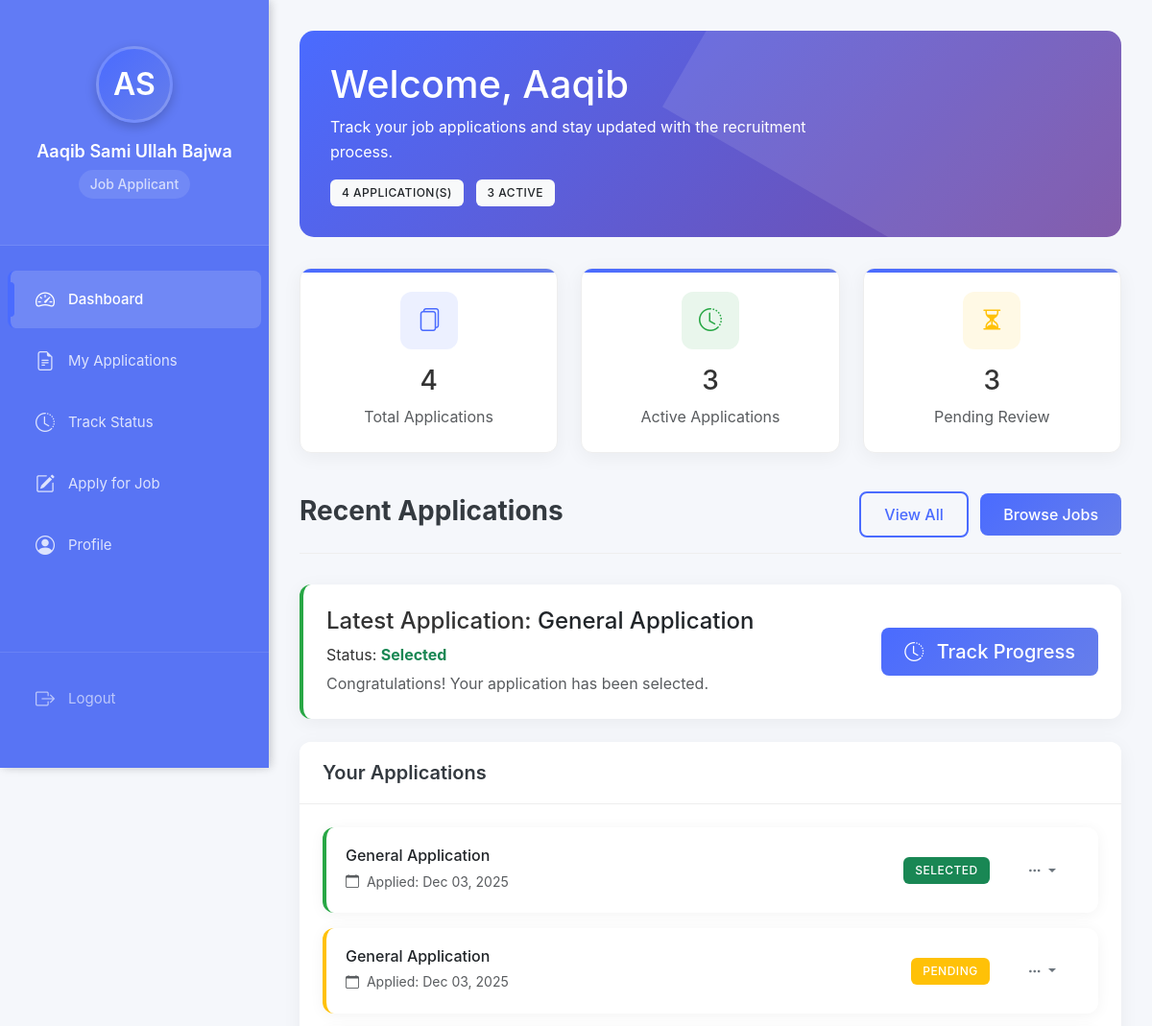
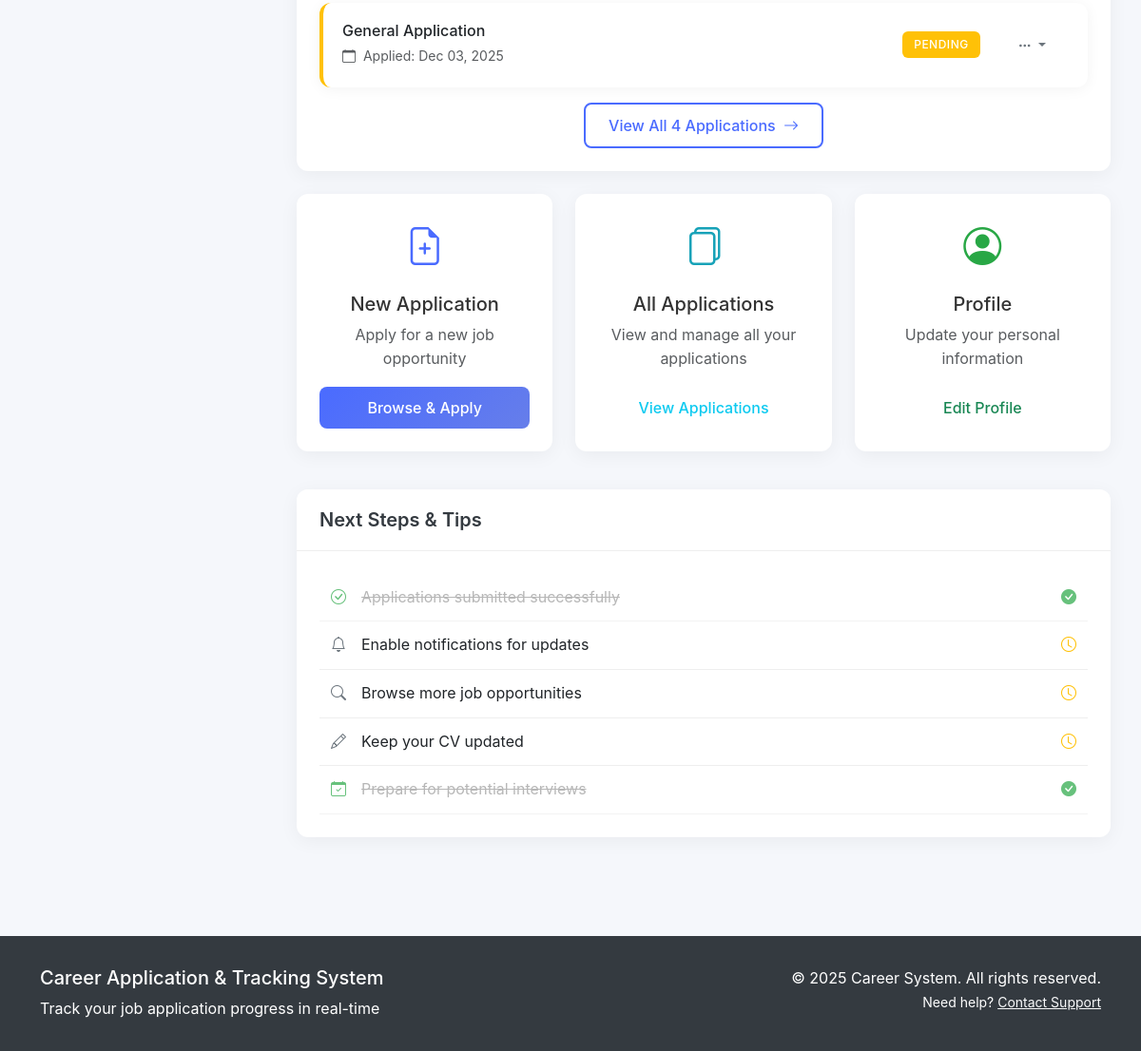
The app's page /employee/dashboard.php (signed in) with its own data (2 pictures, top to bottom).
### tables this page shows
CREATE TABLE `applications` (
  `id` int(11) NOT NULL,
  `employee_id` int(11) NOT NULL,
  `job_id` int(11) DEFAULT NULL,
  `first_name` varchar(50) NOT NULL,
  `last_name` varchar(50) NOT NULL,
  `gender` enum('Male','Female','Other') NOT NULL,
  `date_of_birth` date NOT NULL,
  `nationality` varchar(50) NOT NULL,
  `visa_status` enum('Visit','Employment') NOT NULL,
  `job_category` varchar(100) NOT NULL,
  `email` varchar(100) NOT NULL,
  `contact_number` varchar(20) NOT NULL,
  `cover_letter` text DEFAULT NULL,
  `cv_filename` varchar(255) DEFAULT NULL,
  `status` enum('Pending','Reviewed','Interview','Selected','Rejected') DEFAULT 'Pending',
  `interview_location` varchar(255) DEFAULT NULL,
  `contact_person_number` varchar(20) DEFAULT NULL,
  `created_at` timestamp NOT NULL DEFAULT current_timestamp(),
  `updated_at` timestamp NOT NULL DEFAULT current_timestamp() ON UPDATE current_timestamp()
);

### config/database.php (called while the page is built, shortened)
<?php
class Database {
    private $host = "localhost";
    private $username = "root";
    private $password = "";
    private $dbname = "career";
    public function __construct() {
        try {
            $this->conn = new PDO(
                "mysql:host={$this->host};dbname={$this->dbname}",
                $this->username,
                $this->password
            );
        } catch(PDOException $e) {
            die("Connection failed: " . $e->getMessage());
        }
    }
}
$db = new Database();
?>

### employee/dashboard.php (the view, shortened to what this page needs)
<?php
require_once '../config/database.php';
$stmt = $db->conn->prepare("
    SELECT a.*, j.title as job_title, j.company as job_company, j.location as job_location
    FROM applications a
    LEFT JOIN job_posts j ON a.job_id = j.id
    WHERE a.employee_id = ?
    ORDER BY a.created_at DESC
");
$stmt->execute([$_SESSION['user_id']]);
$applications = $stmt->fetchAll(PDO::FETCH_ASSOC);
$total_applications = count($applications);
$pending_applications = 0;
$active_applications = 0;
foreach ($applications as $app) {
    if ($app['status'] == 'Pending') {
        $pending_applications++;
    }
    if (in_array($app['status'], ['Pending', 'Reviewed', 'Interview'])) {
        $active_applications++;
    }
}
$latest_application = !empty($applications) ? $applications[0] : null;
?>
<!DOCTYPE html>
<html lang="en">
<head>
    <link href="https://cdn.jsdelivr.net/npm/bootstrap@5.3.0/dist/css/bootstrap.min.css" rel="stylesheet">
    <link rel="stylesheet" href="https://cdn.jsdelivr.net/npm/bootstrap-icons@1.10.0/font/bootstrap-icons.css">
    <link rel="stylesheet" href="../assets/css/style.css">
</head>
<body>
    <div class="dashboard-container">
        <?php if (file_exists('sidebar.php')): ?>
        <div class="sidebar d-none d-md-block">
            <?php include 'sidebar.php'; ?>
        </div>
        <?php endif; ?>
        <div class="main-content fade-in">
            <div class="welcome-banner">
                <div class="row align-items-center">
                    <div class="col-md-8">
                        <h1>Welcome, <?php echo $_SESSION['first_name']; ?></h1>
                        <p class="mb-0">Track your job applications and stay updated with the recruitment process.</p>
                        <?php if ($total_applications > 0): ?>
                            <div class="mt-3">
                                <span class="badge bg-light text-dark me-2"><?php echo $total_applications; ?> Application(s)</span>
                                <span class="badge bg-light text-dark"><?php echo $active_applications; ?> Active</span>
                            </div>
                        <?php endif; ?>
                    </div>
                </div>
            </div>
            <div class="row mb-4">
                <div class="col-md-4 mb-3">
                    <div class="stat-card">
                        <div class="stat-icon total">
                            <i class="bi bi-files"></i>
                        </div>
                        <h3 class="mb-2"><?php echo $total_applications; ?></h3>
                        <p class="text-muted mb-0">Total Applications</p>
                    </div>
                </div>
                <div class="col-md-4 mb-3">
                    <div class="stat-card">
                        <div class="stat-icon active">
                            <i class="bi bi-clock-history"></i>
                        </div>
                        <h3 class="mb-2"><?php echo $active_applications; ?></h3>
                        <p class="text-muted mb-0">Active Applications</p>
                    </div>
                </div>
                <div class="col-md-4 mb-3">
                    <div class="stat-card">
                        <div class="stat-icon pending">
                            <i class="bi bi-hourglass-split"></i>
                        </div>
                        <h3 class="mb-2"><?php echo $pending_applications; ?></h3>
                        <p class="text-muted mb-0">Pending Review</p>
                    </div>
                </div>
            </div>
            <div class="page-header">
                <h2 class="page-title">Recent Applications</h2>
                <div>
                    <?php if ($total_applications > 0): ?>
                        <a href="application.php" class="btn btn-outline-primary">View All</a>
                    <?php endif; ?>
                    <a href="../index.php" class="btn btn-primary ms-2">Browse Jobs</a>
                </div>
            </div>
            <?php if ($total_applications > 0): ?>
                <?php if ($latest_application): ?>
                <?php
                $status_colors = [
                    'Pending' => 'warning',
                    'Reviewed' => 'info',
                    'Interview' => 'primary',
                    'Selected' => 'success',
                    'Rejected' => 'danger'
                ];
                ?>
                <div class="status-card <?php echo strtolower($latest_application['status']); ?> mb-4">
                    <div class="row align-items-center">
                        <div class="col-md-8">
                            <h4 class="mb-2">
                                Latest Application:
                                <?php if ($latest_application['job_title']): ?>
                                    <span class="text-dark"><?php echo htmlspecialchars($latest_application['job_title']); ?></span>
                                <?php else: ?>
                                    <span class="text-dark">General Application</span>
                                <?php endif; ?>
                            </h4>
                            <p class="mb-1">
                                Status: <span class="text-<?php echo $status_colors[$latest_application['status']]; ?> fw-bold"><?php echo $latest_application['status']; ?></span>
                            </p>
                            <p class="mb-0 text-muted">
                                <?php
                                $messages = [
                                    'Pending' => 'Your application has been received and is under review.',
                                    'Reviewed' => 'Your application has been reviewed by our team.',
                                    'Interview' => 'You have been shortlisted for an interview.',
                                    'Selected' => 'Congratulations! Your application has been selected.',
                                    'Rejected' => 'We appreciate your interest but have decided to move forward with other candidates.'
                                ];
                                echo $messages[$latest_application['status']];
                                ?>
                            </p>
                        </div>
                        <div class="col-md-4 text-md-end">
                            <a href="status.php?id=<?php echo $latest_application['id']; ?>" class="btn btn-primary btn-lg">
                                <i class="bi bi-clock-history me-2"></i>
                                Track Progress
                            </a>
                        </div>
                    </div>
                </div>
                <?php endif; ?>
                <div class="card mb-4">
                    <div class="card-header">
                        <h5 class="mb-0">Your Applications</h5>
                    </div>
                    <div class="card-body">
                        <?php
                        $display_applications = array_slice($applications, 0, 3);
                        foreach ($display_applications as $app):
                        ?>
                        <div class="application-card <?php echo strtolower($app['status']); ?>">
                            <div class="row align-items-center">
                                <div class="col-md-8">
                                    <h6 class="mb-1">
                                        <?php if ($app['job_title']): ?>
                                            <?php echo htmlspecialchars($app['job_title']); ?>
                                        <?php else: ?>
                                            General Application
                                        <?php endif; ?>
                                    </h6>
                                    <small class="text-muted">
                                        <i class="bi bi-calendar me-1"></i> Applied: <?php echo date('M d, Y', strtotime($app['created_at'])); ?>
                                    </small>
                                </div>
                                <div class="col-md-4 text-md-end">
                                    <div class="d-flex align-items-center justify-content-end">
                                        <span class="badge bg-<?php echo $status_colors[$app['status']]; ?> me-3">
                                            <?php echo $app['status']; ?>
                                        </span>
                                        <div class="dropdown">
                                            <button class="btn btn-sm btn-outline-secondary dropdown-toggle" type="button" data-bs-toggle="dropdown">
                                                <i class="bi bi-three-dots"></i>
                                            </button>
                                        </div>
                                    </div>
                                </div>
                            </div>
                        </div>
                        <?php endforeach; ?>
                        <?php if ($total_applications > 3): ?>
                            <div class="text-center mt-3">
                                <a href="application.php" class="btn btn-outline-primary">
                                    View All <?php echo $total_applications; ?> Applications
                                    <i class="bi bi-arrow-right ms-1"></i>
                                </a>
                            </div>
                        <?php endif; ?>
                    </div>
                </div>
            <?php endif; ?>
            <div class="row mb-4">
                <div class="col-md-4 mb-3">
                    <div class="info-card text-center">
                        <div class="mb-3">
                            <i class="bi bi-file-earmark-plus" style="font-size: 2.5rem; color: #4a6bff;"></i>
                        </div>
                        <h5>New Application</h5>
                        <p class="text-muted">Apply for a new job opportunity</p>
                        <a href="../index.php" class="btn btn-primary w-100">Browse & Apply</a>
                    </div>
                </div>
                <div class="col-md-4 mb-3">
                    <div class="info-card text-center">
                        <div class="mb-3">
                            <i class="bi bi-files" style="font-size: 2.5rem; color: #17a2b8;"></i>
                        </div>
                        <h5>All Applications</h5>
                        <p class="text-muted">View and manage all your applications</p>
                        <a href="application.php" class="btn btn-outline-info w-100 <?php echo $total_applications == 0 ? 'disabled' : ''; ?>">
                            <?php echo $total_applications > 0 ? 'View Applications' : 'No Applications'; ?>
                        </a>
                    </div>
                </div>
                <div class="col-md-4 mb-3">
                    <div class="info-card text-center">
                        <div class="mb-3">
                            <i class="bi bi-person-circle" style="font-size: 2.5rem; color: #28a745;"></i>
                        </div>
                        <h5>Profile</h5>
                        <p class="text-muted">Update your personal information</p>
                        <a href="edit_profile.php" class="btn btn-outline-success w-100">Edit Profile</a>
                    </div>
                </div>
            </div>
            <?php if ($total_applications > 0): ?>
            <div class="card mt-4">
                <div class="card-header">
                    <h5 class="mb-0">Next Steps & Tips</h5>
                </div>
                <div class="card-body">
                    <div class="task-list">
                        <?php
                        $tasks = [
                            ['icon' => 'bi-check-circle', 'text' => 'Applications submitted successfully', 'completed' => $total_applications > 0],
                            ['icon' => 'bi-bell', 'text' => 'Enable notifications for updates', 'completed' => false],
                            ['icon' => 'bi-search', 'text' => 'Browse more job opportunities', 'completed' => false],
                            ['icon' => 'bi-pencil', 'text' => 'Keep your CV updated', 'completed' => false],
                            ['icon' => 'bi-calendar-check', 'text' => 'Prepare for potential interviews', 'completed' => $active_applications > 0]
                        ];
                        foreach ($tasks as $task):
                        ?>
                        <div class="task-item <?php echo $task['completed'] ? 'completed' : ''; ?>">
                            <i class="bi <?php echo $task['icon']; ?> me-3" style="color: <?php echo $task['completed'] ? '#28a745' : '#6c757d'; ?>"></i>
                            <span class="task-text"><?php echo $task['text']; ?></span>
                            <?php if ($task['completed']): ?>
                                <i class="bi bi-check-circle-fill ms-auto" style="color: #28a745;"></i>
                            <?php else: ?>
                                <i class="bi bi-clock ms-auto" style="color: #ffc107;"></i>
                            <?php endif; ?>
                        </div>
                        <?php endforeach; ?>
                    </div>
                </div>
            </div>
            <?php endif; ?>
        </div>
    </div>
    <footer class="footer">
        <div class="container">
            <div class="row">
                <div class="col-md-6">
                    <h5>Career Application & Tracking System</h5>
                    <p class="mb-0">Track your job application progress in real-time</p>
                </div>
                <div class="col-md-6 text-md-end">
                    <p class="mb-0">&copy; <?php echo date('Y'); ?> Career System. All rights reserved.</p>
                    <small>Need help? <a href="mailto:support@careersystem.com" class="text-light">Contact Support</a></small>
                </div>
            </div>
        </div>
    </footer>
</body>
</html>

### records on screen
applications: status "Selected", status "Congratulations! Your application has been selected.", created_at "Dec 03, 2025", status "SELECTED"
applications: created_at "Dec 03, 2025", status "PENDING"
applications: created_at "Dec 03, 2025", status "PENDING"

### other values on screen
$initials "AS"
$_SESSION['first_name'] "Aaqib"
$_SESSION['last_name'] "Sami Ullah Bajwa"
$total_applications "4"
$active_applications "3"
$pending_applications "3"
$task['text'] "Applications submitted successfully"
$task['text'] "Enable notifications for updates"
$task['text'] "Browse more job opportunities"
$task['text'] "Keep your CV updated"
$task['text'] "Prepare for potential interviews"
